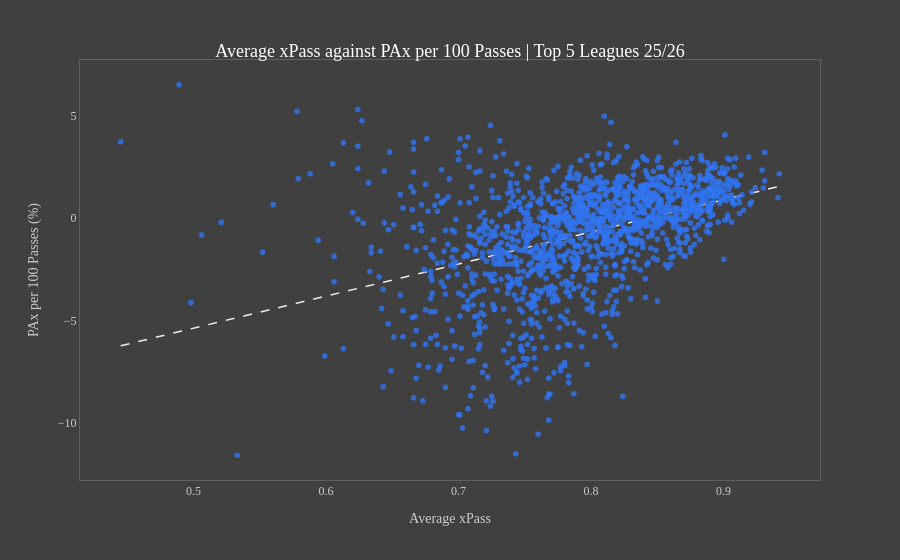

Notebook source saved alongside this figure:
### Markdown cell above
### Average xPass against PAx per 100 passes

### Code cell
import plotly.express as px
import numpy as np
from scipy.stats import linregress

plot_data = player_season_xpass[player_season_xpass["matches_played"] >= 20][["player", 
                                                                              "avg_xPass", 
                                                                              "passing_acc", 
                                                                              "PAx_per_100"]].dropna().copy()

plot_data["avg_xPass"] = plot_data["avg_xPass"].round(3)
plot_data["passing_acc"] = plot_data["passing_acc"].round(3)
plot_data["PAx_per_100"] = plot_data["PAx_per_100"].round(3)


# Regression statistics
x = plot_data["avg_xPass"]
y = plot_data["PAx_per_100"]

regression = linregress(x, y)
r = regression.rvalue
r_squared = r ** 2
p = regression.pvalue

print(f"Correlation (r): {r:.3f}")
print(f"R²: {r_squared:.3f}")
print(f"p-value: {p:.3e}")

fig = px.scatter(
    plot_data,
    x="avg_xPass",
    y="PAx_per_100",
    color_discrete_sequence=["#3074F2"],    
    custom_data=["avg_xPass",
                 "PAx_per_100",
                 "passing_acc"],
    
    hover_name="player",
    hover_data={
        "player": False,
        "avg_xPass": ":.3f",
        "PAx_per_100" : ":.3f",
        "passing_acc" : ":.3f"},
    
    labels={
    "avg_xPass": "Average xPass",
    "PAx_per_100": "PAx per 100 passes",
    "passing_acc": "Passing accuracy (%)"},
    
    trendline="ols",
    trendline_scope = "overall",
    opacity=0.8)

fig.update_traces(
    hovertemplate=(
        "<b>%{hovertext}</b><br>"
        "Average xPass: %{customdata[0]:.2f}<br>"
        "PAx per 100 passes: %{customdata[1]:.2f}<br>"
        "Passing Accuracy: %{customdata[2]:.2f}%<br>"
        "<extra></extra>"
    ),
    selector=dict(mode="markers")
)


fig.update_traces(
    line=dict(
        color="#fff", 
        width=1.5,          
        dash="dash"       
    ),
    opacity=0.9,
    selector=dict(mode="lines"),
    showlegend = False
)

fig.update_layout(
    template="plotly_dark",
    paper_bgcolor="#404040",
    plot_bgcolor="#404040",
    title={
        "text": "Average xPass against PAx per 100 Passes | Top 5 Leagues 25/26",
        "x": 0.5,
        "xanchor": "center",
        "y": 0.92,
        "font": {
            "family": "DIN Alternate",
            "size": 18,
            "color": "#FFFFFF"
        }
    },
    font={
        "family": "DIN Alternate",
        "size": 12,
        "color": "#CCCCCC"
    },
    xaxis_title="Average xPass",
    yaxis_title="PAx per 100 Passes (%)",

    xaxis={
        "showgrid": False,
        "gridcolor": "#616060",
        "gridwidth": 1,
        "zeroline": False,
        "mirror" : True,
        "showline": True,
        "linecolor": "#616060"
    },
    yaxis={
        "showgrid": False,
        "gridcolor": "#616060",
        "gridwidth": 1,
        "zeroline": False,
        "mirror" : True,
        "showline": True,
        "linecolor": "#616060"
    },

    height=None,
    autosize = True
)

fig.show()

fig.write_html(Path.cwd().parent / "figures/xPass_PAx_per_100.html",
              config = {"responsive" : True,
                        "displayModeBar" : False})

### Figure 1 — Plotly figure (JSON) as saved in the notebook; plotly's stock layout.template omitted (floating-point values rounded to 4 significant figures; data arrays with more than 128 entries replaced by an {"elided": "..."} marker saying what was removed)
{"data": [{"customdata": {"elided": "1502x4 mixed values"}, "hovertemplate": "<b>%{hovertext}</b><br>Average xPass: %{customdata[0]:.2f}<br>PAx per 100 passes: %{customdata[1]:.2f}<br>Passing Accuracy: %{customdata[2]:.2f}%<br><extra></extra>", "hovertext": {"elided": "1502 str values"}, "legendgroup": "", "marker": {"color": "#3074F2", "opacity": 0.8, "symbol": "circle"}, "mode": "markers", "name": "", "showlegend": false, "type": "scattergl", "x": {"elided": "1502 float values"}, "xaxis": "x", "y": {"elided": "1502 float values"}, "yaxis": "y"}, {"hovertemplate": "<b>OLS trendline</b><br>PAx_per_100 = 15.6268 * avg_xPass + -13.1802<br>R<sup>2</sup>=0.169792<br><br>Average xPass=%{x:.3f}<br>PAx per 100 passes=%{y:.3f} <b>(trend)</b><extra></extra>", "legendgroup": "Overall Trendline", "line": {"color": "#fff", "dash": "dash", "width": 1.5}, "mode": "lines", "name": "Overall Trendline", "opacity": 0.9, "showlegend": false, "type": "scatter", "x": {"elided": "1502 float values"}, "xaxis": "x", "y": {"elided": "1502 float values"}, "yaxis": "y"}], "layout": {"autosize": true, "font": {"color": "#CCCCCC", "family": "DIN Alternate", "size": 12}, "legend": {"tracegroupgap": 0}, "margin": {"t": 60}, "paper_bgcolor": "#404040", "plot_bgcolor": "#404040", "title": {"font": {"color": "#FFFFFF", "family": "DIN Alternate", "size": 18}, "text": "Average xPass against PAx per 100 Passes | Top 5 Leagues 25/26", "x": 0.5, "xanchor": "center", "y": 0.92}, "xaxis": {"anchor": "y", "autorange": true, "domain": [0, 1], "gridcolor": "#616060", "gridwidth": 1, "linecolor": "#616060", "mirror": true, "range": [0.415, 0.972], "showgrid": false, "showline": true, "title": {"text": "Average xPass"}, "type": "linear", "zeroline": false}, "yaxis": {"anchor": "x", "autorange": true, "domain": [0, 1], "gridcolor": "#616060", "gridwidth": 1, "linecolor": "#616060", "mirror": true, "range": [-12.95, 7.886], "showgrid": false, "showline": true, "title": {"text": "PAx per 100 Passes (%)"}, "type": "linear", "zeroline": false}}}
